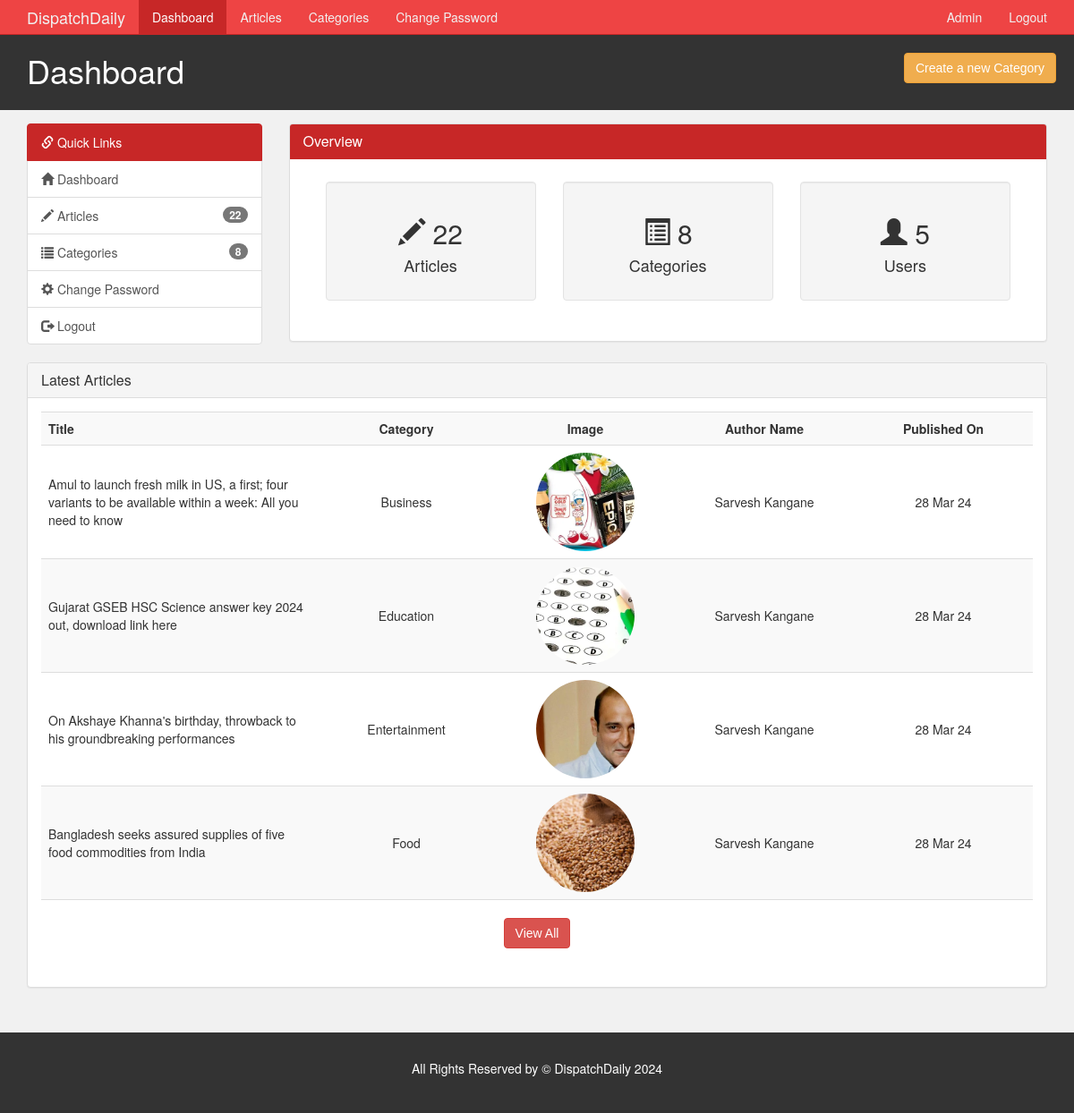
The page /admin/index.php (signed in) on the database its author committed.
### tables this page shows
CREATE TABLE `article` (
  `article_id` int(11) NOT NULL,
  `category_id` int(11) NOT NULL,
  `author_id` int(11) NOT NULL,
  `article_title` varchar(250) NOT NULL,
  `article_image` varchar(200) NOT NULL,
  `article_description` text NOT NULL,
  `article_date` date NOT NULL,
  `article_trend` tinyint(4) NOT NULL,
  `article_active` tinyint(4) NOT NULL
);

CREATE TABLE `category` (
  `category_id` int(11) NOT NULL,
  `category_name` varchar(45) NOT NULL,
  `category_color` varchar(35) NOT NULL,
  `category_image` varchar(250) NOT NULL,
  `category_description` varchar(350) NOT NULL
);

CREATE TABLE `author` (
  `author_id` int(11) NOT NULL,
  `author_name` varchar(35) NOT NULL,
  `author_password` varchar(100) NOT NULL,
  `author_email` varchar(45) NOT NULL
);

### admin/index.php (the view, shortened to what this page needs)
<?php
  require('./includes/nav.inc.php');
?>
<section id="main">
  <div class="container">
    <div class="row">
      <?php
        $user_sql =  "SELECT COUNT(user_id)
                        AS no_of_users
                        FROM user";
        $user_result = mysqli_query($con,$user_sql);
        $user_data = mysqli_fetch_assoc($user_result);
        $no_of_users = $user_data['no_of_users'];
        require('./includes/quick-links.inc.php');
      ?>
      <div class="col-md-9">
        <div class="panel panel-default">
          <div class="panel-heading main-color-bg">
            <h3 class="panel-title">Overview</h3>
          </div>
          <div class="panel-body" style="padding: 2.5rem;">
            <div class="col-md-4">
              <div class="well dash-box">
                <h2>
                  <span class="glyphicon glyphicon-pencil"></span>
                  <?php echo $no_of_articles;?>
                </h2>
                <h4>Articles</h4>
              </div>
            </div>
            <div class="col-md-4">
              <div class="well dash-box">
                <h2>
                  <span class="glyphicon glyphicon-list-alt" aria-hidden="true"></span>
                  <?php echo $no_of_categories;?>
                </h2>
                <h4>Categories</h4>
              </div>
            </div>
            <div class="col-md-4">
              <div class="well dash-box">
                <h2>
                  <span class="glyphicon glyphicon-user"></span>
                  <?php echo $no_of_users;?>
                </h2>
                <h4>Users</h4>
              </div>
            </div>
          </div>
        </div>
      </div>
    </div>
    <div class="row">
      <?php
        $sql = "SELECT article.article_title,
                article.article_date,
                article.article_image,
                category.category_name,
                author.author_name
                FROM article, category, author
                WHERE article.category_id = category.category_id
                AND article.author_id  = author.author_id
                ORDER BY article_date DESC
                LIMIT 4";
        $result = mysqli_query($con,$sql);
        $row = mysqli_num_rows($result);
      ?>
      <div class="col-md-12">
        <div class="panel panel-default">
          <div class="panel-heading">
            <h4 class="panel-title">Latest Articles</h4>
          </div>
          <div class="panel-body">
            <table class="table table-striped article-list table-hover">
              <tr>
                <th>Title</th>
                <th>Category</th>
                <th>Image</th>
                <th>Author Name</th>
                <th>Published On</th>
              </tr>
              <?php
                if($row > 0) {
                  while($data = mysqli_fetch_assoc($result)) {
                    $category_name = $data['category_name'];
                    $author_name = $data['author_name'];
                    $article_title = $data['article_title'];
                    $article_image = $data['article_image'];
                    $article_date = $data['article_date'];
                    $article_date = date("d M y",strtotime($article_date));
                    echo '
                      <tr>
                        <td>
                          '.$article_title.'
                        </td>
                        <td>
                          '.$category_name.'
                        </td>
                        <td>
                          <img src="../assets/images/articles/'.$article_image.'" />
                        </td>
                        <td>
                          '.$author_name.'
                        </td>
                        <td>
                          '.$article_date.'
                        </td>
                      </tr>
                    ';
                  }
                  echo '
                    <tr>
                      <td colspan="5" align="center" style="padding-top: 2rem;">
                        <a href="./articles.php" class="btn btn-danger ">View All</a>
                      </td>
                    </tr>
                  ';
                }
              ?>
            </table>
          </div>
        </div>
      </div>
    </div>
  </div>
</section>
<?php
  require('./includes/footer.inc.php')
?>

### assets/css/partials/4-component.css (style rules this page uses)
.container { width: 100%; padding-right: 15px; padding-left: 15px; margin-right: auto; margin-left: auto; }
.btn { display: inline-block; border: none; background: var(--dark-color); color: #fff; text-decoration: none; font-family: var(--ff-nunito); padding: 0.5rem 0.75rem; border-radius: var(--border-radius); transition: all 200ms ease-in-out; }

### assets/css/admin/style.css (style rules this page uses)
body { background: var(--light-color); }
.main-color-bg { background-color: var(--primary-color) !important; border-color: var(--primary-color) !important; color: #ffffff !important; }
.dash-box { text-align: center; }
.article-list td img { border-radius: 50%; object-fit: cover; height: 11rem; text-align: left; width: 11rem; }
.article-list td:not(:first-child), .article-list th:not(:first-child) { text-align: center; }
.article-list th, .article-list td { min-width: 200px; vertical-align: middle !important; }
#main { min-height: 57.2vh; }

### assets/css/partials/1-variables.css (style rules this page uses)
:root { --primary-color: #c72727; --secondary-color: #f99500; --light-color: #f1f1f1; --dark-color: #50514f; --black-color: #333333; --tag-trend-color: #fa163f; --tag-yellow-color: #ffbe0b; --tag-purple-color: #8338ec; --tag-blue-color: #3a86ff; --tag-green-color: #00ff73; --tag-orange-color: #ef4339; --tag-pink-color: #ff0a54; --tag-brown-color: #663f3f; --hover-color: #ee4444; --active-color: #b90615; --ts-vs: 0.56rem; --ts-sml: 0.8rem; --ts-md: 1.1rem; --ts-lg: 1.25rem; --hs-vs: 1.3rem; --hs-sml: 2rem; --hs-md: 2.5rem; --hs-lg: 3rem; --ff-monts: "Montserrat", sans-serif; --ff-nunito: "Nunito Sans", sans-serif; --ff-noto: "Noto Serif", serif; --ff-robo: "Roboto", sans-serif; --border-radius: 5px; }

### rows shown on the page
article: article_title "Amul to launch fresh milk in US, a first; four variants to be available within a week: All you need to know", category.category_name "Business", article_image (picture), author.author_name "Sarvesh Kangane", article_date "28 Mar 24"
article: article_title "Gujarat GSEB HSC Science answer key 2024 out, download link here", category.category_name "Education", article_image (picture), author.author_name "Sarvesh Kangane", article_date "28 Mar 24"
article: article_title "On Akshaye Khanna's birthday, throwback to his groundbreaking performances", category.category_name "Entertainment", article_image (picture), author.author_name "Sarvesh Kangane", article_date "28 Mar 24"
article: article_title "Bangladesh seeks assured supplies of five food commodities from India", category.category_name "Food", article_image (picture), author.author_name "Sarvesh Kangane", article_date "28 Mar 24"

### other values the page prints
$admin_name "Admin"
$page_title "Dashboard"
$no_of_articles "22"
$no_of_categories "8"
$no_of_users "5"
